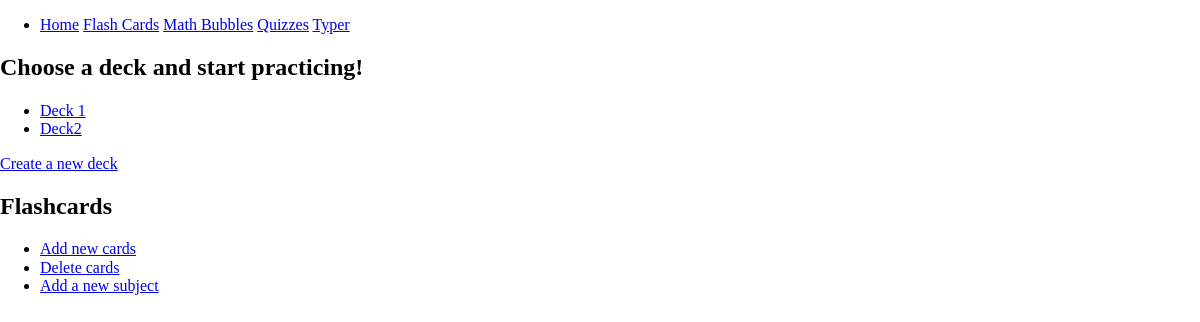
Page /flashcards/flashcard-menu on the earlier database version.
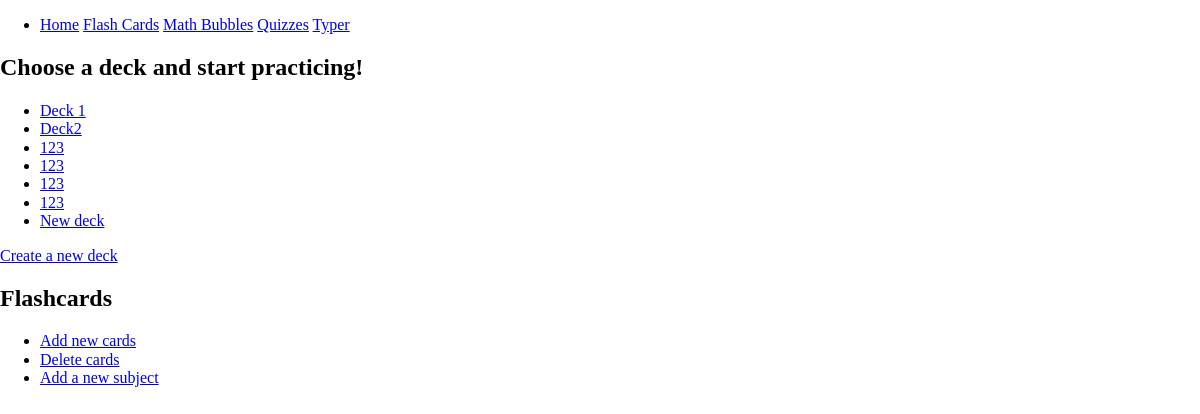
Same page on the later database version.
### flashcard/models.py (models this page shows, shortened)
class Deck(models.Model):
    id = models.UUIDField(primary_key=True,
                          default=uuid.uuid4,
                          editable=False)
    name = models.CharField(max_length=30, blank=False, null=False, default="")
    flashcards = models.ManyToManyField(Flashcard)

### flashcard/views.py (the view)
# urls.py: path("flashcard-menu", views.flashcards_menu, name="flashcard-menu"),
def flashcards_menu(request):
    decks = Deck.objects.all()
    template = get_template("flashcard/flashcards_menu.html")
    return HttpResponse(template.render({"decks": decks}, request))

### flashcard/templates/flashcard/flashcards_menu.html
{% extends 'base.html' %}
{% block content %}
<section>
    <h2>Choose a deck and start practicing!</h2>
    <ul>
        {% for deck in decks %}
        <li><a href={% url 'flashcards:play_flashcards' deck.id %}>{{ deck.name }}</a></li>
        {% endfor %}
    </ul>
</section>
<section>
    <a href={% url 'flashcards:create_deck' %}>Create a new deck</a>
</section>
<section>
    <h2>Flashcards</h2>
    <ul>
        <li><a href={% url 'flashcards:create_flashcard'%}>Add new cards</a></li>
        <li><a href={% url 'flashcards:delete_flashcard' %}>Delete cards</a></li>
        <li><a href={% url 'flashcards:create_subject' %}>Add a new subject</a></li>
    </ul>
</section>
{% endblock %}

### templates/base.html (shortened to what this page needs)
{% load static %}
<!DOCTYPE html>
<html lang="en">
<head>
  <link rel="stylesheet" href="{% static 'normalize.css' %}"></style>
</head>
<body>
  {% block nav %}
  <nav>
    <ul>
      <li>
        <a href="/">Home</a>
        <a href="/flashcards">Flash Cards</a>
        <a href="/mathbubbles">Math Bubbles</a>
        <a href="/quizzes">Quizzes</a>
        <a href="/typer">Typer</a>
      </li>
    </ul>
  </nav>
  {% endblock %}
  {% block content %}
  {% endblock %}
</body>
</html>

Differences in the rows shown:
added Deck: name "123"
added Deck: name "123"
added Deck: name "123"
added Deck: name "123"
added Deck: name "New deck"
